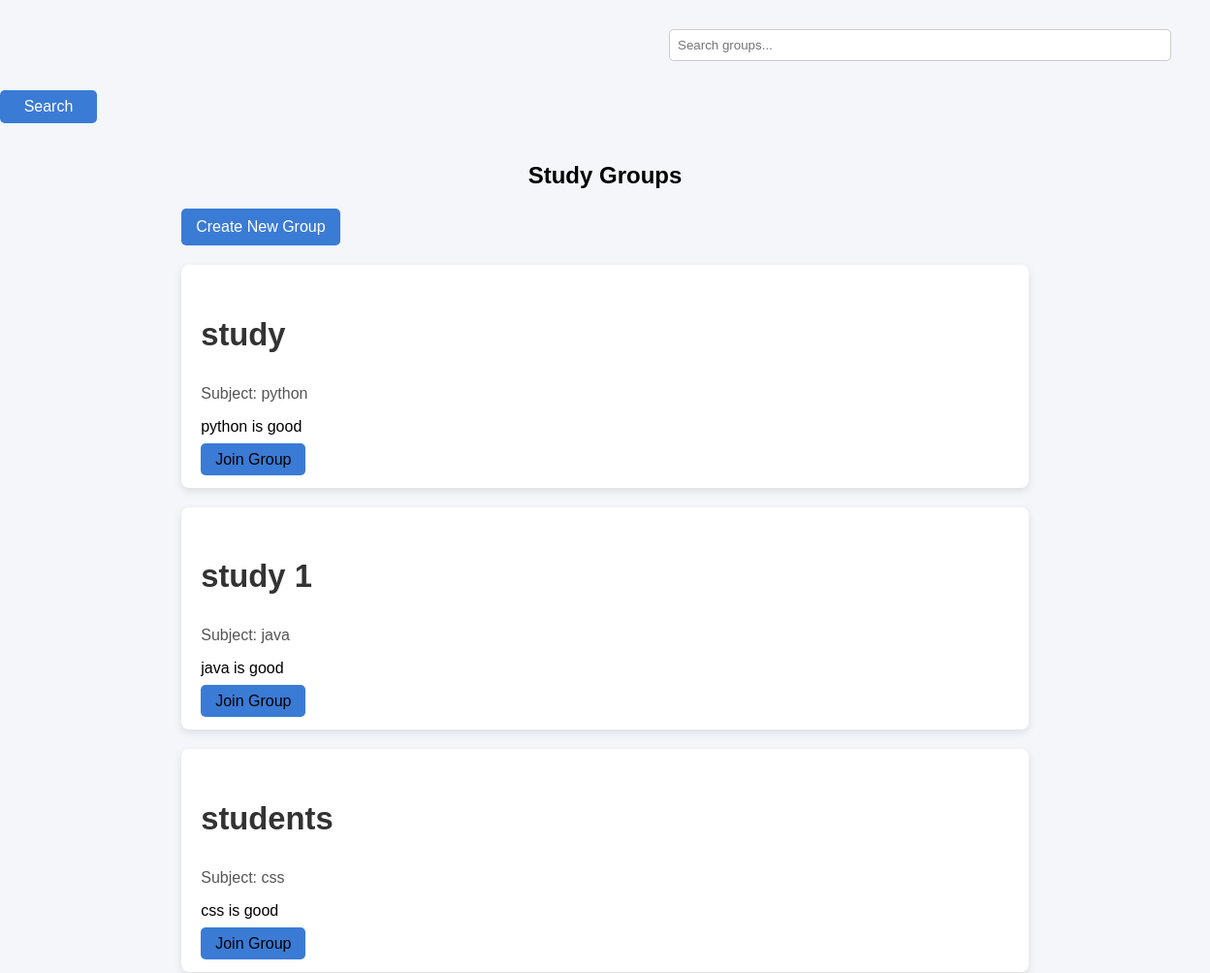
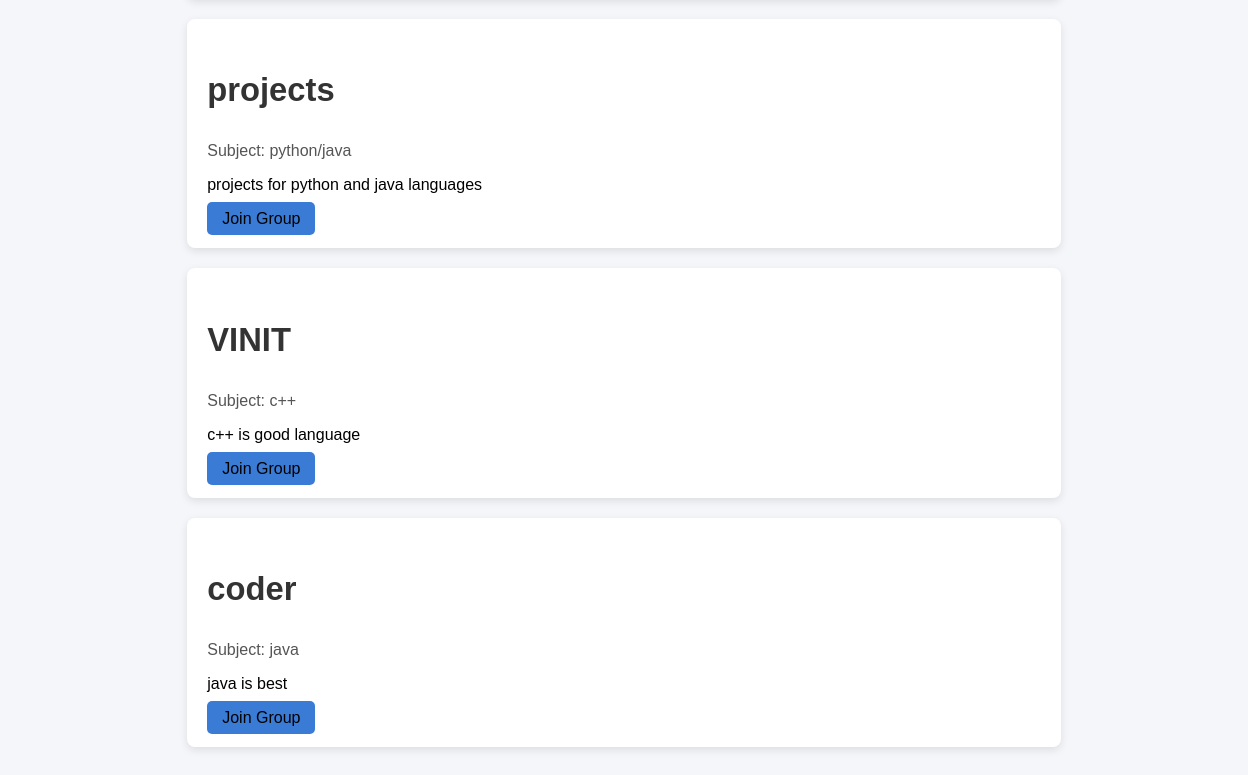
Screenshot of /groups/ (signed in) with the database file from the repository (2 pictures, top to bottom).
### groups/models.py (models this page shows, shortened)
class Group(models.Model):
    name = models.CharField(max_length=100)
    subject = models.CharField(max_length=100)
    description = models.TextField()
    creator = models.ForeignKey(User, on_delete=models.CASCADE)
    members = models.ManyToManyField(User, related_name='study_groups')

### groups/views.py (the view)
# urls.py: path('', views.group_list, name='group_list'),
@login_required
def group_list(request):
    query = request.GET.get('q')
    if query:
        groups = Group.objects.filter(name__icontains=query)
    else:
        groups = Group.objects.all()
    context = {
        'groups': groups
    }
    return render(request, 'groups/group_list.html', context)

### groups/templates/groups/group_list.html (shortened to what this page needs)
{% load static %}
<!DOCTYPE html>
<html>
    <head>
        <link rel="stylesheet" href="{% static 'groups/css/groups.css' %}">
    </head>
    <body>
        <form method="GET" class="search-bar">
            <input type="text" name="q" placeholder="Search groups..." />
            <button type="submit">Search</button>
        </form>
        <div class="group-container">
            <h2>Study Groups</h2>
            <a href="/groups/create/" class="create-btn">Create New Group</a>
            {% for group in groups %}
            <div class="group-card">
                <div class="group-title">
                    <h3>
                    <a href="{% url 'group_detail' group.id %}">
                    {{ group.name }}
                    </a>
                    </h3>
                </div>
                <div class="group-subject">Subject: {{ group.subject }}</div>
                <p>{{ group.description }}</p>
                <a href="{% url 'join_group' group.id %}" class="join-btn">Join Group</a>
            </div>
            {% empty %}
            <p>No groups available.</p>
            {% endfor %}
        </div>
    </body>
</html>

### groups/static/groups/css/groups.css (style rules this page uses)
body { font-family: Arial, sans-serif; background:#f4f6f9; margin:0; padding:0; }
.search-bar { margin-bottom:20px; }
.search-bar input { padding:8px; margin: 30px; margin-left: 690px; width:500px; border:1px solid #ccc; border-radius:5px; }
.search-bar button { padding:8px 15px; width: 100px; background:#3a7bd5; color:white; border:none; border-radius:5px; cursor:pointer; }
h2 { text-align:center; margin-bottom:20px; }
input, textarea { width:100%; padding:10px; margin-bottom:15px; border:1px solid #ccc; border-radius:5px; }
button { width:100%; padding:10px; background:#3a7bd5; border:none; color:white; font-size:16px; border-radius:5px; cursor:pointer; }
.group-container { width:80%; margin:40px auto; }
.group-card { background:white; padding:20px; margin-bottom:20px; border-radius:8px; box-shadow:0px 3px 8px rgba(0,0,0,0.1); }
.join-btn { background:#3a7bd5; color:white; padding:8px 15px; text-decoration:none; border-radius:5px; }
.group-title { font-size:20px; font-weight:bold; }
.group-subject { color:#555; }
.create-btn { display:inline-block; margin-bottom:20px; padding:10px 15px; background:#3a7bd5; color:white; text-decoration:none; border-radius:5px; }
.group-container { width:70%; margin:40px auto; font-family:Arial; }
.group-title { font-size:28px; margin-bottom:20px; color:#333; }
.group-card a { text-decoration: none; color: inherit; }

### rows the page displays
Group: name "study", subject "python", description "python is good"
Group: name "study 1", subject "java", description "java is good"
Group: name "students", subject "css", description "css is good"
Group: name "projects", subject "python/java", description "projects for python and java languages"
Group: name "VINIT", subject "c++", description "c++ is good language"
Group: name "coder", subject "java", description "java is best"
